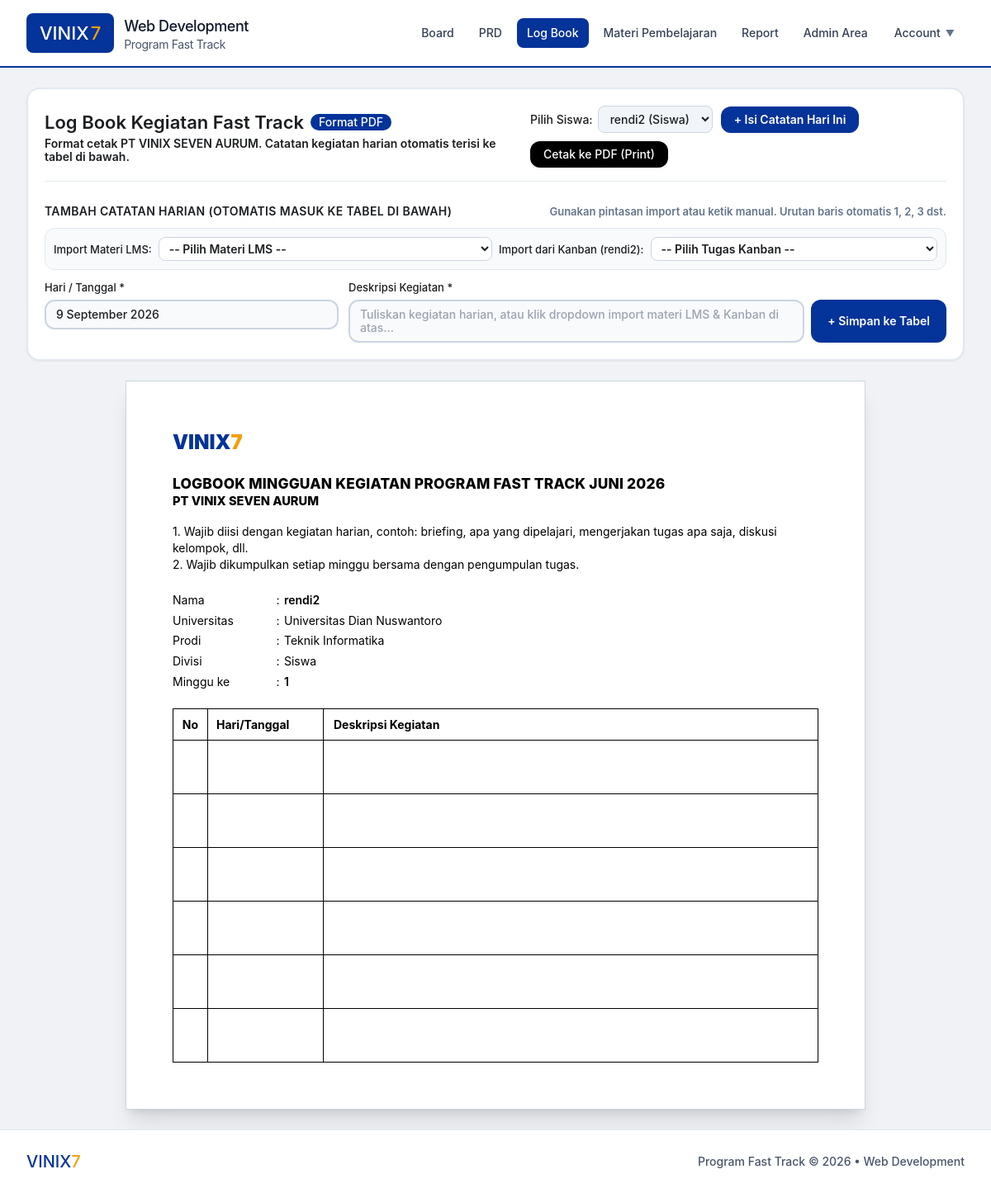
/logbook.php?student_id=mem-1788948283083-f144 (signed in), run on the app's committed database.
### tables this page shows
CREATE TABLE members (
            id TEXT PRIMARY KEY,
            name TEXT NOT NULL,
            role TEXT NOT NULL,
            team_id TEXT,
            phone TEXT,
            email TEXT,
            university TEXT,
            major TEXT,
            token TEXT UNIQUE NOT NULL,
            created_at TEXT NOT NULL
        , password_hash TEXT DEFAULT '', invite_used INTEGER DEFAULT 0);

### logbook.php (the view, shortened to what this page needs)
<?php
require_once __DIR__ . '/includes/header.php';
$selectedWeek = (int)($_GET['week'] ?? 1);
if ($currentRole === 'siswa') {
    $viewStudentId = $currentStudent['id'] ?? 'mem-pm-1';
} else {
    $viewStudentId = $_GET['student_id'] ?? ($teamStudents[0]['id'] ?? 'mem-pm-1');
}
$stmt = $pdo->prepare("SELECT * FROM members WHERE id = ? LIMIT 1");
$stmt->execute([$viewStudentId]);
$targetStudent = $stmt->fetch() ?: $currentStudent ?: [
    'id' => 'mem-pm-1',
    'name' => 'Ahmad Rizky',
    'university' => 'Universitas Dian Nuswantoro',
    'major' => 'Teknik Informatika',
    'role' => 'siswa'
];
?>
<div class="space-y-6">
    <div class="no-print bg-white rounded-2xl p-5 border-2 border-slate-200 shadow-sm space-y-4">
        <div class="flex flex-col md:flex-row md:items-center justify-between gap-4">
            <div>
                <div class="flex items-center gap-2">
                    <h1 class="text-xl font-black text-black">Log Book Kegiatan Fast Track</h1>
                    <span class="px-2.5 py-0.5 rounded-full bg-[#043399] text-white text-xs font-bold">
                        Format PDF
                    </span>
                </div>
                <p class="text-xs text-black font-semibold mt-1">
                    Format cetak PT VINIX SEVEN AURUM. Catatan kegiatan harian otomatis terisi ke tabel di bawah.
                </p>
            </div>
            <div class="flex flex-wrap items-center gap-2.5">
                <?php if ($currentRole === 'guru' && count($teamStudents) > 0): ?>
                    <div class="flex items-center gap-1.5 text-xs">
                        <span class="font-bold text-black">Pilih Siswa:</span>
                        <select onchange="window.location.href='logbook.php?student_id=' + this.value" class="bg-slate-100 border border-slate-300 font-bold text-black rounded-lg px-2.5 py-1.5 text-xs focus:outline-none cursor-pointer">
                            <?php foreach ($teamStudents as $st): ?>
                                <option value="<?= htmlspecialchars($st['id']) ?>" <?= $st['id'] === $targetStudent['id'] ? 'selected' : '' ?>>
                                    <?= htmlspecialchars($st['name']) ?> (Siswa)
                                </option>
                            <?php endforeach; ?>
                        </select>
                    </div>
                <?php endif; ?>
                <button type="button" onclick="openLogbookModal()" class="px-4 py-2 rounded-xl bg-[#043399] hover:bg-[#021f5c] text-white font-black text-xs shadow-sm transition active:scale-95 flex items-center gap-1.5">
                    + Isi Catatan Hari Ini
                </button>
                <button type="button" onclick="window.print()" class="px-4 py-2 rounded-xl bg-black hover:bg-slate-800 text-white font-bold text-xs shadow-sm transition active:scale-95">
                    Cetak ke PDF (Print)
                </button>
            </div>
        </div>
        <div class="pt-4 border-t border-slate-200">
            <form id="quickLogbookForm" onsubmit="handleQuickLogbookSubmit(event)" class="space-y-3">
                <div class="flex flex-col sm:flex-row sm:items-center justify-between gap-1 text-xs">
                    <span class="font-black text-black uppercase tracking-wide">
                        Tambah Catatan Harian (Otomatis Masuk ke Tabel di Bawah)
                    </span>
                    <span class="text-[11px] text-slate-500 font-semibold">
                        Gunakan pintasan import atau ketik manual. Urutan baris otomatis 1, 2, 3 dst.
                    </span>
                </div>
                <div class="grid grid-cols-1 sm:grid-cols-2 gap-2 text-xs bg-slate-50 p-2.5 rounded-xl border border-slate-200">
                    <div class="flex items-center gap-2">
                        <span class="font-bold text-[11px] text-black shrink-0">Import Materi LMS:</span>
                        <select onchange="importToTextarea(this.value, 'entryDescInput', 'lms')" class="w-full bg-white border border-slate-300 font-semibold text-black rounded-lg px-2 py-1 text-xs focus:outline-none focus:border-[#043399] cursor-pointer">
                            <option value="">-- Pilih Materi LMS --</option>
                        </select>
                    </div>
                    <div class="flex items-center gap-2">
                        <span class="font-bold text-[11px] text-black shrink-0">Import dari Kanban (<?= htmlspecialchars($targetStudent['name']) ?>):</span>
                        <select onchange="importKanbanToTextarea(this, 'entryDescInput')" class="w-full bg-white border border-slate-300 font-semibold text-black rounded-lg px-2 py-1 text-xs focus:outline-none focus:border-[#043399] cursor-pointer">
                            <option value="">-- Pilih Tugas Kanban --</option>
                        </select>
                    </div>
                </div>
                <div class="grid grid-cols-1 md:grid-cols-12 gap-3 items-start">
                    <div class="md:col-span-4">
                        <label class="block text-[11px] font-bold text-black mb-1">Hari / Tanggal *</label>
                        <input type="text" name="entry_date" id="entryDateInput" required value="<?= date('j F Y') ?>" placeholder="Contoh: 10 Maret 2026" class="w-full px-3 py-2 bg-slate-50 border-2 border-slate-300 rounded-xl text-xs font-bold text-black focus:bg-white focus:outline-none focus:border-[#043399]">
                    </div>
                    <div class="md:col-span-8">
                        <label class="block text-[11px] font-bold text-black mb-1">Deskripsi Kegiatan *</label>
                        <div class="flex gap-2">
                            <textarea name="description" id="entryDescInput" rows="2" required placeholder="Tuliskan kegiatan harian, atau klik dropdown import materi LMS & Kanban di atas..." class="w-full px-3 py-2 bg-slate-50 border-2 border-slate-300 rounded-xl text-xs font-medium text-black focus:bg-white focus:outline-none focus:border-[#043399] resize-none"></textarea>
                            <button type="submit" class="px-5 py-2 rounded-xl bg-[#043399] hover:bg-[#021f5c] text-white font-black text-xs shrink-0 shadow-sm transition active:scale-95 flex items-center justify-center">
                                + Simpan ke Tabel
                            </button>
                        </div>
                    </div>
                </div>
            </form>
        </div>
    </div>
    <div class="logbook-official-sheet bg-white p-8 sm:p-14 max-w-4xl mx-auto text-black border border-slate-300 shadow-xl print:shadow-none print:border-none print:p-0">
        <div class="mb-5">
            <?php if (file_exists(__DIR__ . '/logo/LOGO VINIX.png')): ?>
                <img src="logo/LOGO VINIX.png" alt="VINIX7" style="height: 38px; width: auto;" class="object-contain">
            <?php else: ?>
                <div style="font-size: 24px; font-weight: 900; color: #043399;">
                    VINIX<span style="color: #f59e0b;">7</span>
                </div>
            <?php endif; ?>
        </div>
        <div style="margin-bottom: 16px;">
            <div style="font-weight: 800; font-size: 13pt; text-transform: uppercase; line-height: 1.35; color: #000; letter-spacing: 0.2px;">
                LOGBOOK MINGGUAN KEGIATAN PROGRAM FAST TRACK JUNI 2026
            </div>
            <div style="font-weight: 800; font-size: 11pt; text-transform: uppercase; line-height: 1.35; color: #000; margin-top: 1px;">
                PT VINIX SEVEN AURUM
            </div>
        </div>
        <div style="font-size: 10.5pt; line-height: 1.45; color: #000; margin-bottom: 20px;">
            <div>1. Wajib diisi dengan kegiatan harian, contoh: briefing, apa yang dipelajari, mengerjakan tugas apa saja, diskusi kelompok, dll.</div>
            <div>2. Wajib dikumpulkan setiap minggu bersama dengan pengumpulan tugas.</div>
        </div>
        <div style="font-size: 10.5pt; line-height: 1.55; color: #000; margin-bottom: 20px;">
            <table style="border: none; border-collapse: collapse; font-size: 10.5pt; color: #000;">
                <tr>
                    <td style="width: 120px; padding: 1.5px 0;">Nama</td>
                    <td style="width: 15px; padding: 1.5px 0; text-align: center;">:</td>
                    <td style="padding: 1.5px 0; font-weight: 600;"><?= htmlspecialchars($targetStudent['name'] ?? 'Ahmad Rizky') ?></td>
                </tr>
                <tr>
                    <td style="padding: 1.5px 0;">Universitas</td>
                    <td style="padding: 1.5px 0; text-align: center;">:</td>
                    <td style="padding: 1.5px 0;"><?= htmlspecialchars($targetStudent['university'] ?? 'Universitas Dian Nuswantoro') ?></td>
                </tr>
                <tr>
                    <td style="padding: 1.5px 0;">Prodi</td>
                    <td style="padding: 1.5px 0; text-align: center;">:</td>
                    <td style="padding: 1.5px 0;"><?= htmlspecialchars($targetStudent['major'] ?? 'Teknik Informatika') ?></td>
                </tr>
                <tr>
                    <td style="padding: 1.5px 0;">Divisi</td>
                    <td style="padding: 1.5px 0; text-align: center;">:</td>
                    <td style="padding: 1.5px 0;">Siswa</td>
                </tr>
                <tr>
                    <td style="padding: 1.5px 0;">Minggu ke</td>
                    <td style="padding: 1.5px 0; text-align: center;">:</td>
                    <td style="padding: 1.5px 0; font-weight: 600;"><?= $selectedWeek ?></td>
                </tr>
            </table>
        </div>
        <table style="width: 100%; border-collapse: collapse; border: 1.5px solid #000; font-size: 10.5pt; color: #000;">
            <thead>
                <tr>
                    <th style="border: 1.5px solid #000; padding: 8px 6px; width: 42px; text-align: center; font-weight: 700; color: #000;">No</th>
                    <th style="border: 1.5px solid #000; padding: 8px 10px; width: 140px; text-align: left; font-weight: 700; color: #000;">Hari/Tanggal</th>
                    <th style="border: 1.5px solid #000; padding: 8px 12px; text-align: left; font-weight: 700; color: #000;">Deskripsi Kegiatan</th>
                </tr>
            </thead>
            <tbody>
                <?php
                $rowCount = 0;
                ?>
                <?php for ($i = $rowCount + 1; $i <= max(6, $rowCount); $i++): ?>
                    <tr style="height: 65px; vertical-align: top;">
                        <td style="border: 1.5px solid #000; padding: 8px 6px; text-align: center;"></td>
                        <td style="border: 1.5px solid #000; padding: 8px 10px;"></td>
                        <td style="border: 1.5px solid #000; padding: 8px 12px;"></td>
                    </tr>
                <?php endfor; ?>
            </tbody>
        </table>
    </div>
</div>
<?php require_once __DIR__ . '/includes/footer.php'; ?>

### assets/css/custom.css (style rules this page uses)
:root { --vinix-blue: #043399; --vinix-blue-dark: #021f5c; --vinix-blue-light: #eef3fc; --vinix-yellow: #f59e0b; --vinix-yellow-dark: #d97706; --vinix-yellow-light: #fef8ee; --text-black: #1c1e21; --text-dark: #242526; --text-muted: #65676b; }
html { font-size: 16px; }
body { font-family: 'SF Pro Display', -apple-system, BlinkMacSystemFont, 'Segoe UI', Roboto, Helvetica, Arial, sans-serif; color: var(--text-black); background-color: #f0f2f5; font-size: 16px; line-height: 1.5; -webkit-font-smoothing: antialiased; -moz-osx-font-smoothing: grayscale; }
h1, h2, h3, h4, h5, h6 { font-weight: 600; color: #1c1e21; }
p, span, td, th, label, div, input, textarea, select, button { color: inherit; }
input, textarea, select { font-family: inherit; font-size: 15px; }
.text-\[11px\] { font-size: 13px !important; }
.text-xs { font-size: 14px !important; }
.text-xl { font-size: 22px !important; }
.font-black { font-weight: 600 !important; }
.font-bold { font-weight: 500 !important; }
.text-white { color: #ffffff !important; }
.text-black { color: #1c1e21 !important; }

### includes/header.php (style rules this page uses)
body { font-family: 'SF Pro Display', -apple-system, BlinkMacSystemFont, 'Segoe UI', Roboto, Helvetica, Arial, sans-serif; color: #1c1e21; background-color: #f0f2f5; -webkit-font-smoothing: antialiased; -moz-osx-font-smoothing: grayscale; }
h1, h2, h3, h4, h5, h6, p, span, td, th, label, div, input, textarea, select { color: inherit; }
.text-white { color: #ffffff !important; }
.text-black { color: #1c1e21 !important; }

### data on the page
members: name "rendi2", university "Universitas Dian Nuswantoro", major "Teknik Informatika"

### other printed values
$selectedWeek "1"
form field value "rendi2 (Siswa)"
